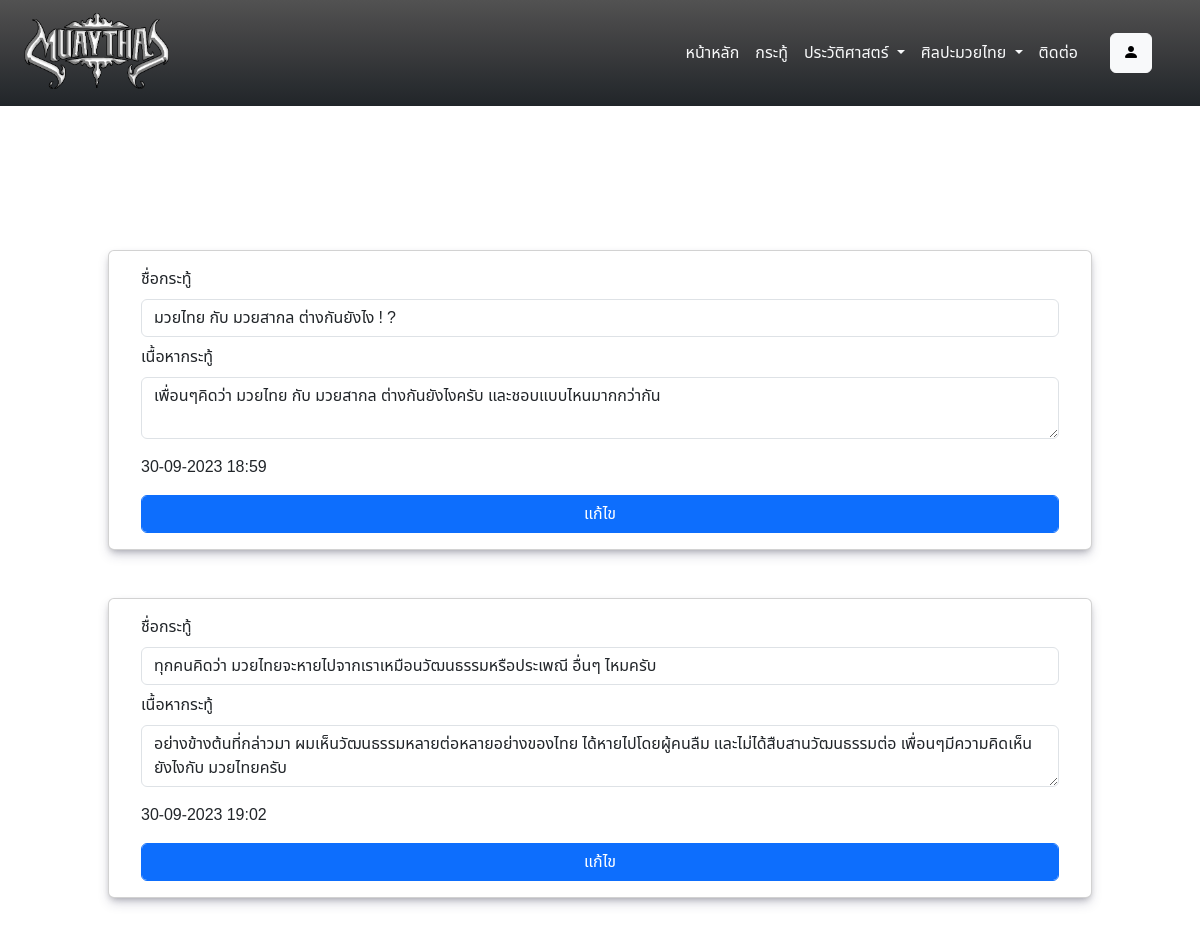
The app's page /dbproject/updatemytopic.php (signed in) with its own data.
### tables this page shows
CREATE TABLE `topics` (
  `topicID` int(11) NOT NULL,
  `topicName` varchar(255) NOT NULL,
  `customerID` int(11) DEFAULT NULL,
  `topicDetail` longtext DEFAULT NULL,
  `topicdatetime` varchar(255) DEFAULT NULL
);

### dbproject/updatemytopic.php (the view, shortened to what this page needs)
<?php
require('server.php');
$id = $_SESSION['customerID'];
$sql = "SELECT * FROM topics WHERE customerID = $id";
$resalt = mysqli_query($conn,$sql);
?>
<!DOCTYPE html>
<html lang="en">
<head>
   <link rel="stylesheet" href="https://cdn.jsdelivr.net/npm/bootstrap-icons@1.10.5/font/bootstrap-icons.css">
   <link href="https://cdn.jsdelivr.net/npm/bootstrap@5.3.1/dist/css/bootstrap.min.css" rel="stylesheet">
   <link rel="stylesheet" href="index.css">
</head>
<body >
<?php require('headerpage.php') ?>
<div class="container-fluid d-flex align-items-center justify-content-center " >
   <div class="container m-5 p-5 vh-auto">
   <?php while($row=mysqli_fetch_assoc($resalt)) { ?>
         <div class="card my-5 " style="width: auto;box-shadow: rgba(50, 50, 93, 0.25) 0px 6px 12px -2px, rgba(0, 0, 0, 0.3) 0px 3px 7px -3px;">
         <div class="card-body mx-3">
            <form action="update_mytopic.php" method="post" >
               <label for="">ชื่อกระทู้</label>
               <input type="text" class="form-control my-2" name="topicName" value="<?php echo $row['topicName'] ?>">
               <label for="">เนื้อหากระทู้</label>
               <textarea name="detail" class="form-control my-2" ><?php echo $row['topicDetail'] ?></textarea>
               <p class="card-text" name="datetime"></p><?php echo $row['topicdatetime'] ?></p>
               <button class="btn btn-primary form-control" type="submit" >แก้ไข</button>
            </form>
         </div>
         </div>
   <?php } ?>
</div>
</div>
</body>
</html>

### dbproject/index.css (style rules this page uses)
html { scroll-behavior: smooth; height: 100%; }
* { font-family: 'Noto Sans Thai', sans-serif; margin: 0; padding: 0; }
body { display: flex; flex-direction: column; height: 100%; }

### records on screen
topics: topicName "มวยไทย กับ มวยสากล ต่างกันยังไง ! ?", detail "เพื่อนๆคิดว่า มวยไทย กับ มวยสากล ต่างกันยังไงครับ และชอบแบบไหนมากกว่ากัน", topicdatetime "30-09-2023 18:59"
topics: topicName "ทุกคนคิดว่า มวยไทยจะหายไปจากเราเหมือนวัฒนธรรมหรือประเพณี อื่นๆ ไหมครับ", detail "อย่างข้างต้นที่กล่าวมา ผมเห็นวัฒนธรรมหลายต่อหลายอย่างของไทย ได้หายไปโดยผู้คนลืม และไม่ได้สืบสานวัฒนธรรมต่อ เพื่อนๆมีความคิดเห็นยังไงกับ มวยไทยครับ", topicdatetime "30-09-2023 19:02"
